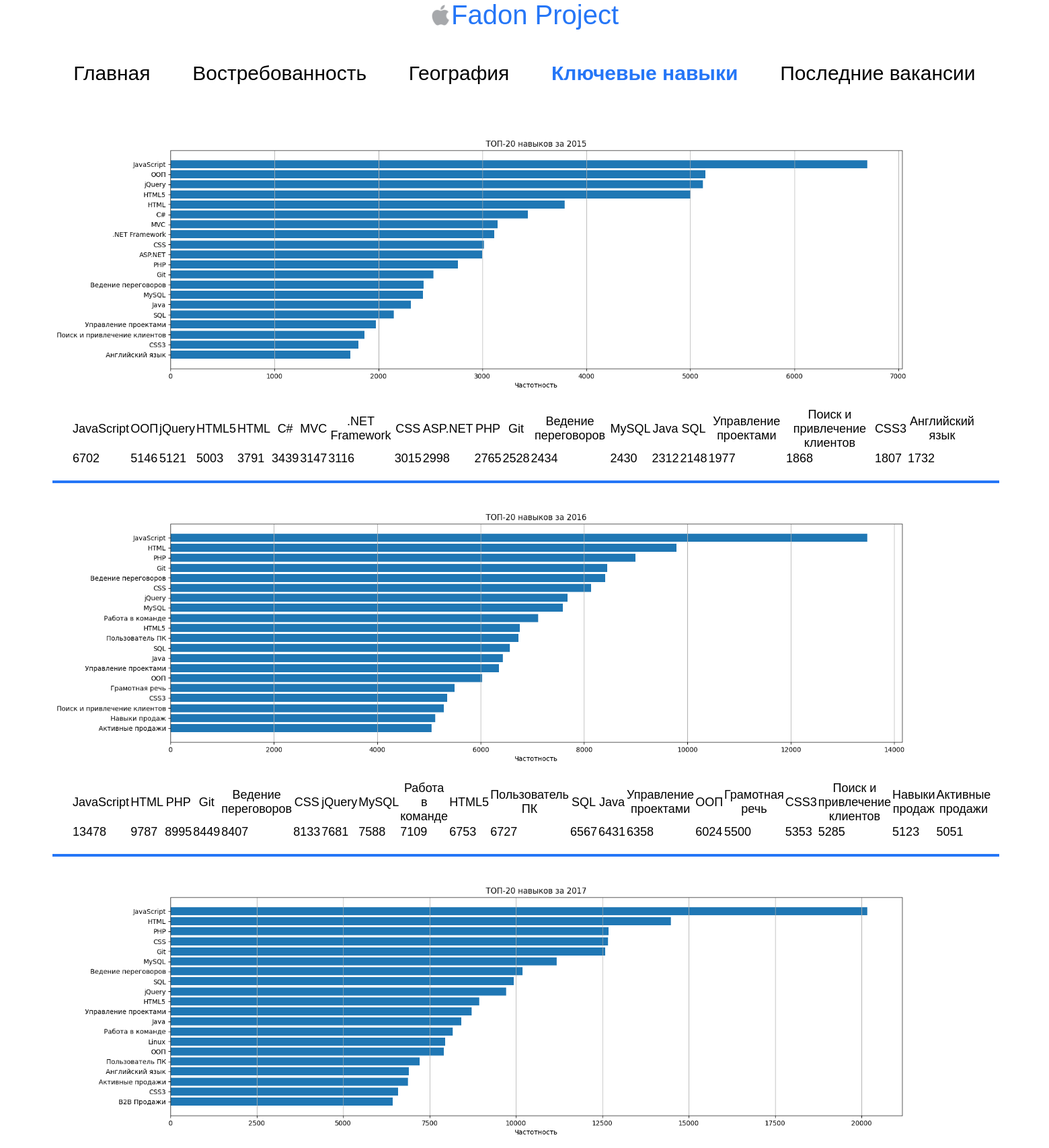
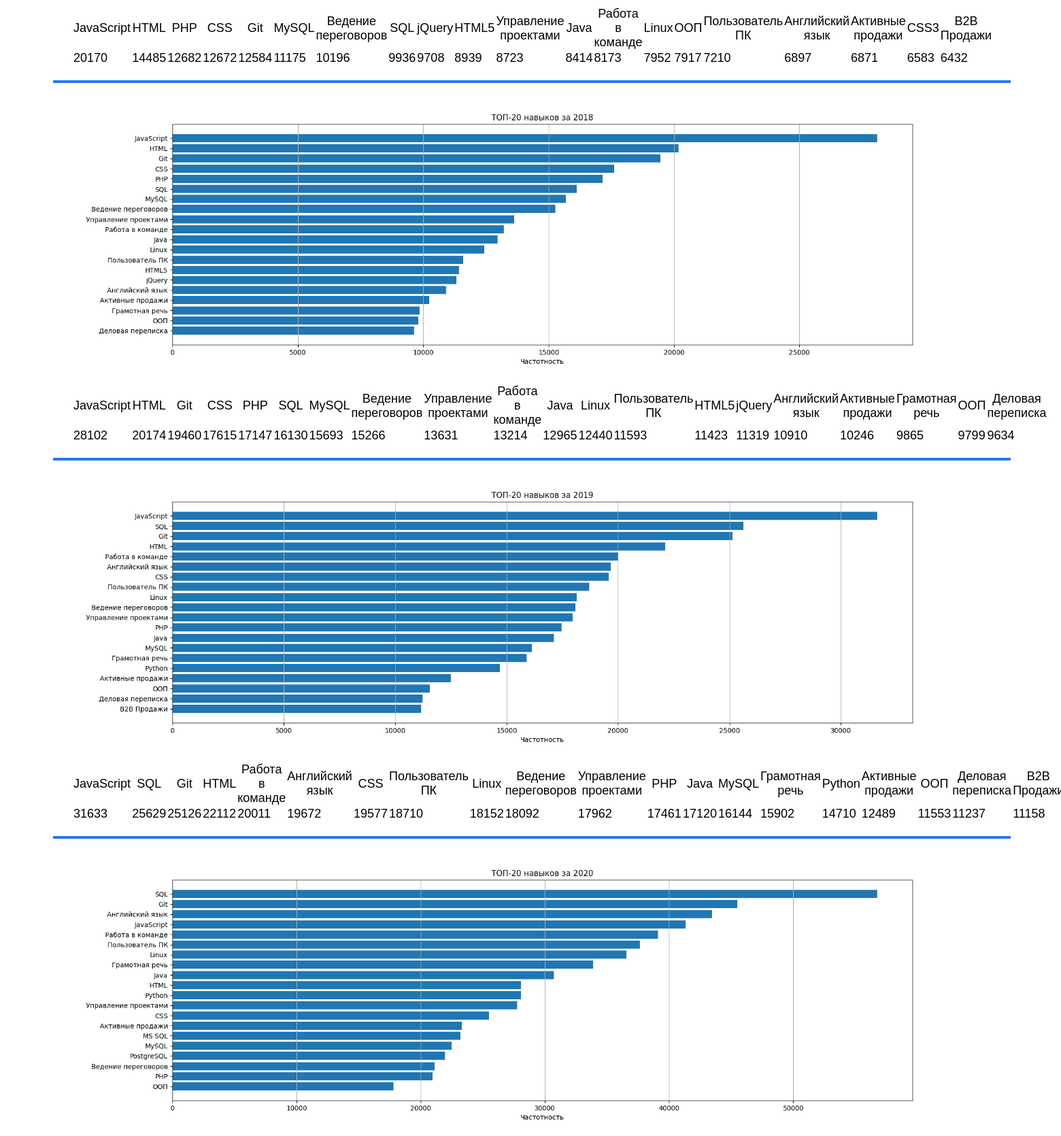
Screenshot of /skills/ (upper part) with the database file from the repository (2 pictures, top to bottom).
### application/models.py (models this page shows, shortened)
class Skills(models.Model):
    title = models.CharField('Название графика', max_length=100, null=True)
    image = models.ImageField('График', upload_to='charts/', null=True)
    dict = models.JSONField('Таблица', null=True)
    class Meta:
        verbose_name = 'Ключевой навык'
        verbose_name_plural = 'Ключевые навыки'

### application/views.py (the view)
# urls.py: path('skills/', views.skills),
def skills(request):
    data = models.Skills.objects.all()
    content = {'data': data}
    return render(
        request,
        'application/skills.html',
        context=content
    )

### templates/application/skills.html (shortened to what this page needs)
{% load static %}
<html lang="en">
<head>
    <link rel="stylesheet" href="{% static 'application/css/base.css' %}">
</head>
<body>
<section class='logo'>
    <img class="logo-icon" src='{% static "application/img/logo.png" %}'>
    <p style="font-size: 40px; color: #2576f7;">Fadon Project</p>
</section>
<nav>
    <ul class='link-list'>
        <li class="link-item"><a href="/">Главная</a></li>
        <li class="link-item"><a href="/demand/">Востребованность</a></li>
        <li class="link-item"><a href="/geo/">География</a></li>
        <li class="link-item"><a href="/skills/">Ключевые навыки</a></li>
        <li class="link-item"><a href="/vacancies/">Последние вакансии</a></li>
    </ul>
</nav>
<section>
    <div class='body' id='block'>
        {% for item in data %}
        <img class="block_img" src="{{ item.image.url }}">
        <table class="block__table">
            <tr>
                {% for key in item.dict.keys %}
                <th>{{ key }}</th>
                {% endfor %}
            </tr>
            <tr>
                {% for value in item.dict.values %}
                <td>{{ value }}</td>
                {% endfor %}
            </tr>
        </table>
        <div class='break-line'></div>
        {% endfor %}
    </div>
</section>
</body>
</html>

### static/application/css/base.css (style rules this page uses)
* { margin: 0; padding: 0; font-family: sans-serif; font-style: normal; font-size: 30px; font-weight: 400; }
nav { margin: 3% 5%; }
th, td { font-size: 60%; }
.logo { display: flex; flex-direction: row; justify-content: center; align-items: center; }
.logo-icon { max-width: 2%; }
.link-list { display: flex; justify-content: space-around; align-items: center; padding: 0; list-style: none; }
.link-item { margin: 0 10px; }
.link-item a { text-decoration: none; cursor: pointer; color: black; }
.link-item a.current { font-weight: bold; color: #2576f7; }
.body { margin: 0 5%; display: flex; flex-direction: column; align-items: left; }
.block__table { margin: 10px 2%; }
.break-line { text-align: center; border: 2px solid #2576f7; width: 100%; margin: 10px 0; }

### rows the page displays
Skills: image (picture), keys "JavaScript" "ООП" "jQuery" "HTML5" "HTML" "C#" "MVC" ".NET Framework" "CSS" "ASP.NET" "PHP" "Git" "Ведение переговоров" "MySQL" "Java" "SQL" "Управление проектами" "Поиск и привлечение клиентов" "CSS3" "Английский язык", values "6702" "5146" "5121" "5003" "3791" "3439" "3147" "3116" "3015" "2998" "2765" "2528" "2434" "2430" "2312" "2148" "1977" "1868" "1807" "1732"
Skills: image (picture), keys "JavaScript" "HTML" "PHP" "Git" "Ведение переговоров" "CSS" "jQuery" "MySQL" "Работа в команде" "HTML5" "Пользователь ПК" "SQL" "Java" "Управление проектами" "ООП" "Грамотная речь" "CSS3" "Поиск и привлечение клиентов" "Навыки продаж" "Активные продажи", values "13478" "9787" "8995" "8449" "8407" "8133" "7681" "7588" "7109" "6753" "6727" "6567" "6431" "6358" "6024" "5500" "5353" "5285" "5123" "5051"
Skills: image (picture), keys "JavaScript" "HTML" "PHP" "CSS" "Git" "MySQL" "Ведение переговоров" "SQL" "jQuery" "HTML5" "Управление проектами" "Java" "Работа в команде" "Linux" "ООП" "Пользователь ПК" "Английский язык" "Активные продажи" "CSS3" "B2B Продажи", values "20170" "14485" "12682" "12672" "12584" "11175" "10196" "9936" "9708" "8939" "8723" "8414" "8173" "7952" "7917" "7210" "6897" "6871" "6583" "6432"
Skills: image (picture), keys "JavaScript" "HTML" "Git" "CSS" "PHP" "SQL" "MySQL" "Ведение переговоров" "Управление проектами" "Работа в команде" "Java" "Linux" "Пользователь ПК" "HTML5" "jQuery" "Английский язык" "Активные продажи" "Грамотная речь" "ООП" "Деловая переписка", values "28102" "20174" "19460" "17615" "17147" "16130" "15693" "15266" "13631" "13214" "12965" "12440" "11593" "11423" "11319" "10910" "10246" "9865" "9799" "9634"
Skills: image (picture), keys "JavaScript" "SQL" "Git" "HTML" "Работа в команде" "Английский язык" "CSS" "Пользователь ПК" "Linux" "Ведение переговоров" "Управление проектами" "PHP" "Java" "MySQL" "Грамотная речь" "Python" "Активные продажи" "ООП" "Деловая переписка" "B2B…", values "31633" "25629" "25126" "22112" "20011" "19672" "19577" "18710" "18152" "18092" "17962" "17461" "17120" "16144" "15902" "14710" "12489" "11553" "11237" "11158"
Skills: image (picture)
